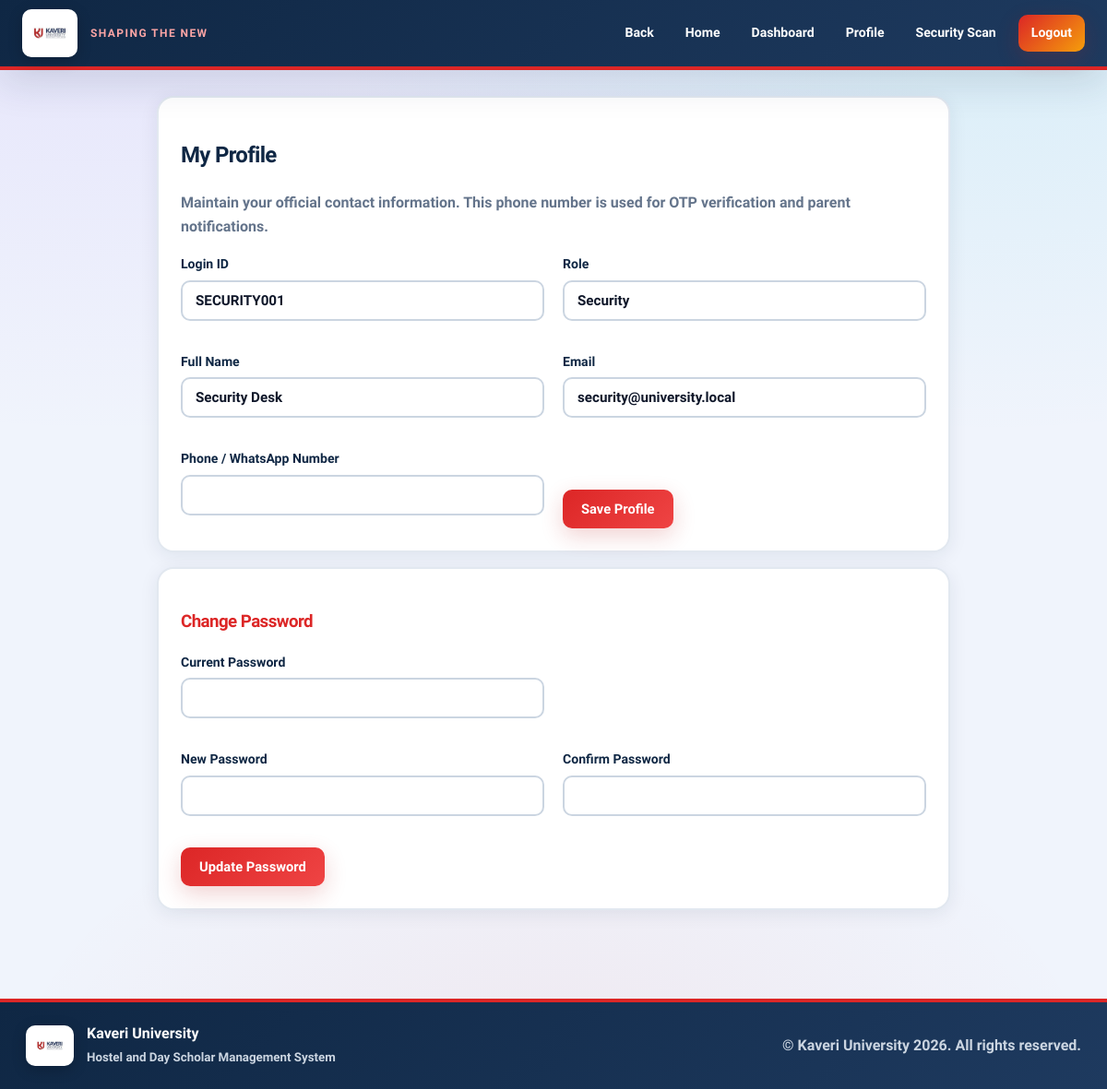
/profile (signed in), run on the app's committed database.
### tables this page shows
CREATE TABLE users (
                id INTEGER PRIMARY KEY AUTOINCREMENT,
                login_id TEXT UNIQUE NOT NULL,
                full_name TEXT NOT NULL,
                email TEXT,
                phone TEXT,
                role TEXT NOT NULL CHECK(role IN ('student','day_scholar','parent','faculty','admin','security')),
                password_hash TEXT NOT NULL,
                parent_user_id INTEGER REFERENCES users(id) ON DELETE SET NULL,
                created_at TEXT NOT NULL
            , mentor_id INTEGER REFERENCES users(id) ON DELETE SET NULL);

### app.py (the view, shortened to what this page needs)
    @app.route("/profile", methods=["GET", "POST"])
    def profile() -> Response | str:
        gate = require_login()
        if gate:
            return gate
        user = get_user_by_id(g.current_user.id)
        if not user:
            flash("Account not found.", "danger")
            return redirect(url_for("logout"))
        return render_template("profile.html", user=dict(user))

### templates/profile.html (shortened to what this page needs)
{% extends "base.html" %}
{% block content %}
<section class="panel" style="max-width: 860px; margin: 0 auto;">
    <h2>My Profile</h2>
    <p class="muted">Maintain your official contact information. This phone number is used for OTP verification and parent notifications.</p>
    <form method="post" class="grid-2">
        <div>
            <label for="login_id">Login ID</label>
            <input id="login_id" type="text" value="{{ user.login_id }}" readonly>
        </div>
        <div>
            <label for="role">Role</label>
            <input id="role" type="text" value="{{ user.role.replace('_',' ')|title }}" readonly>
        </div>
        <div>
            <label for="full_name">Full Name</label>
            <input id="full_name" name="full_name" type="text" required value="{{ user.full_name }}">
        </div>
        <div>
            <label for="email">Email</label>
            <input id="email" name="email" type="email" value="{{ user.email or '' }}">
        </div>
        <div>
            <label for="phone">Phone / WhatsApp Number</label>
            <input id="phone" name="phone" type="text" value="{{ user.phone or '' }}">
        </div>
        <div style="align-self: end;">
            <button class="btn" type="submit">Save Profile</button>
        </div>
    </form>
</section>
<section class="panel" style="max-width: 860px; margin: 16px auto 0;">
    <h3>Change Password</h3>
    <form method="post" action="{{ url_for('profile_change_password') }}" class="grid-2">
        <div>
            <label for="current_password">Current Password</label>
            <input id="current_password" name="current_password" type="password" required>
        </div>
        <div></div>
        <div>
            <label for="new_password">New Password</label>
            <input id="new_password" name="new_password" type="password" minlength="8" required>
        </div>
        <div>
            <label for="confirm_password">Confirm Password</label>
            <input id="confirm_password" name="confirm_password" type="password" minlength="8" required>
        </div>
        <div style="align-self: end;">
            <button class="btn" type="submit">Update Password</button>
        </div>
    </form>
</section>
{% endblock %}

### static/style.css (style rules this page uses)
:root { --ku-red: #b91c1c; --ku-red-bright: #dc2626; --ku-red-glow: rgba(220, 38, 38, 0.35); --ku-navy: #0f2744; --ku-navy-mid: #1e3a5f; --ku-navy-soft: #2d4a6f; --accent-gold: #f59e0b; --accent-cyan: #06b6d4; --accent-purple: #8b5cf6; --accent-lime: #84cc16; --accent-pink: #ec4899; --bg-page: #f0f4fc; --bg-card: #ffffff; --bg-card-alt: #f8fafc; --text-dark: #0f172a; --text-body: #334155; --text-muted: #64748b; --border: #e2e8f0; --border-strong: #cbd5e1; --radius: 12px; --radius-lg: 18px; --radius-xl: 24px; --shadow: 0 4px 20px rgba(15, 39, 68, 0.08); --shadow-lg: 0 16px 40px rgba(15, 39, 68, 0.12); --shadow-color: 0 8px 24px rgba(185, 28, 28, 0.2); --font: "Plus Jakarta Sans", "Segoe UI", system-ui, sans-serif; --brand-orange: var(--ku-red-bright); --brand-orange-soft: #f87171; --brand-black: var(--ku-navy); --brand-black-soft: var(--bg-card); --text-light: var(--text-dark); --border-dark: var(--border); }
* { box-sizing: border-box; }
html { scroll-behavior: smooth; }
body { margin: 0; font-family: var(--font); font-weight: 600; background: var(--bg-page); background-image: radial-gradient(ellipse 80% 50% at 10% -10%, rgba(139, 92, 246, 0.12), transparent), radial-gradient(ellipse 60% 40% at 90% 0%, rgba(6, 182, 212, 0.1), transparent), radial-gradient(ellipse 50% 30% at 50% 100%, rgba(220, 38, 38, 0.06), transparent); color: var(--text-body); line-height: 1.55; -webkit-font-smoothing: antialiased; min-height: 100vh; }
h1, h2, h3, h4 { color: var(--ku-navy); font-weight: 800; letter-spacing: -0.03em; }
.panel { background: var(--bg-card); border: 2px solid var(--border); border-radius: var(--radius-lg); padding: 24px; margin-top: 20px; box-shadow: var(--shadow); }
.panel h2, .panel h3 { color: var(--ku-navy); }
.panel h3 { color: var(--ku-red-bright); }
.muted { color: var(--text-muted); font-weight: 600; line-height: 1.65; }
.grid-2 { display: grid; grid-template-columns: 1fr 1fr; gap: 20px; }
label { display: block; margin-bottom: 6px; color: var(--ku-navy); font-weight: 800; font-size: 0.88rem; }
input, select, textarea { width: 100%; background: #fff; color: var(--text-dark); border: 2px solid var(--border-strong); border-radius: 10px; padding: 11px 14px; margin-bottom: 14px; font-family: inherit; font-size: 0.95rem; font-weight: 600; transition: border-color 0.2s, box-shadow 0.2s; }
.btn { display: inline-block; border: none; border-radius: 10px; padding: 12px 20px; background: linear-gradient(135deg, var(--ku-red-bright), #ef4444); color: #fff; font-weight: 800; font-size: 0.92rem; text-decoration: none; cursor: pointer; font-family: inherit; transition: transform 0.15s, box-shadow 0.2s, filter 0.2s; box-shadow: var(--shadow-color); }

### data on the page
users: login_id "SECURITY001", role.replace "Security", full_name "Security Desk", email "security@university.local"

### other printed values
{{ motto }} "SHAPING THE NEW"
{{ university_name }} "Kaveri University"
